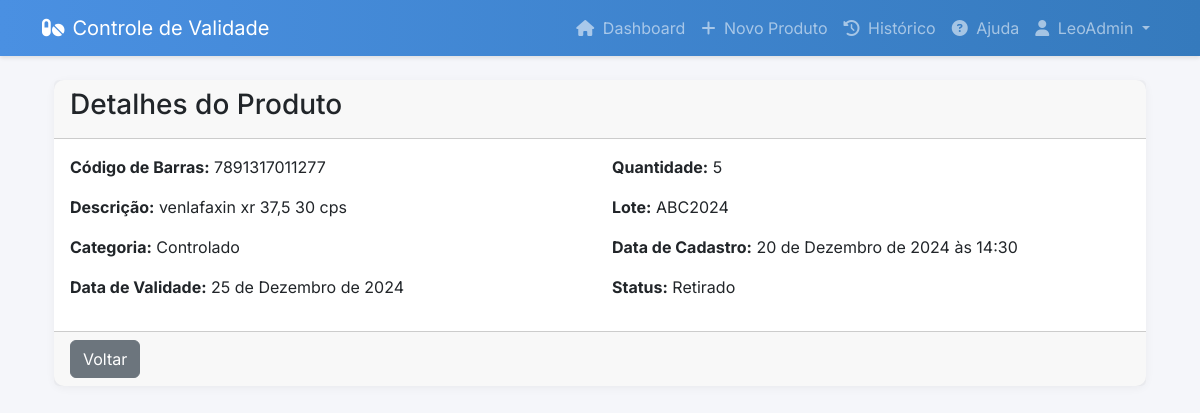
The app's page /produto/1/detalhes/ (signed in) with its own data.
### core/models.py (models this page shows, shortened)
class Farmacia(AbstractUser):
    nome_loja = models.CharField(max_length=100)
    cpf = models.CharField(max_length=14, unique=True, help_text="Digite o CPF no formato: 000.000.000-00")
    email = models.EmailField(unique=True)
    class Meta:
        verbose_name = "Farmácia"
        verbose_name_plural = "Farmácias"

class Produto(models.Model):
    CATEGORIA_CHOICES = [
        ('MEDICAMENTO', 'Medicamento'),
        ('CONTROLADO', 'Controlado'),
        ('TERMOLABEL', 'Termolábel'),
        ('ALIMENTO', 'Alimento'),
        ('PERFUMARIA', 'Perfumaria'),
    ]
    STATUS_CHOICES = [
        ('ATIVO', 'Ativo'),
        ('RETIRADO', 'Retirado'),
    ]
    farmacia = models.ForeignKey(Farmacia, on_delete=models.CASCADE)
    codigo_barras = models.CharField(max_length=13)
    descricao = models.CharField(max_length=200)
    categoria = models.CharField(
        max_length=20,
        choices=CATEGORIA_CHOICES,
        default='MEDICAMENTO'
    )
    data_validade = models.DateField()
    quantidade = models.IntegerField()
    lote = models.CharField(max_length=50)
    data_cadastro = models.DateTimeField(default=timezone.now)
    status = models.CharField(max_length=10, choices=STATUS_CHOICES, default='ATIVO')
    data_retirada = models.DateTimeField(null=True, blank=True)
    motivo_retirada = models.TextField(blank=True, null=True)
    class Meta:
        ordering = ['-data_cadastro']

### core/views.py (the view)
# urls.py: path('produto/<int:pk>/detalhes/', views.produto_detalhes, name='produto_detalhes'),
@login_required
def produto_detalhes(request, pk):
    produto = get_object_or_404(Produto, pk=pk, farmacia=request.user)
    return render(request, 'core/produto_detalhes.html', {'produto': produto})

### core/templates/core/produto_detalhes.html
{% extends 'core/base.html' %}
{% block content %}
<div class="container">
    <div class="card">
        <div class="card-header">
            <h3>Detalhes do Produto</h3>
        </div>
        <div class="card-body">
            <div class="row">
                <div class="col-md-6">
                    <p><strong>Código de Barras:</strong> {{ produto.codigo_barras }}</p>
                    <p><strong>Descrição:</strong> {{ produto.descricao }}</p>
                    <p><strong>Categoria:</strong> {{ produto.get_categoria_display }}</p>
                    <p><strong>Data de Validade:</strong> {{ produto.data_validade }}</p>
                </div>
                <div class="col-md-6">
                    <p><strong>Quantidade:</strong> {{ produto.quantidade }}</p>
                    <p><strong>Lote:</strong> {{ produto.lote }}</p>
                    <p><strong>Data de Cadastro:</strong> {{ produto.data_cadastro }}</p>
                    <p><strong>Status:</strong> {{ produto.get_status_display }}</p>
                </div>
            </div>
        </div>
        <div class="card-footer">
            <a href="{% url 'dashboard' %}" class="btn btn-secondary">Voltar</a>
        </div>
    </div>
</div>
{% endblock %}

### core/templates/core/base.html (shortened to what this page needs)
<!DOCTYPE html>
<html lang="pt-br">
<head>
    <link href="https://cdn.jsdelivr.net/npm/bootstrap@5.3.0/dist/css/bootstrap.min.css" rel="stylesheet">
    <link href="https://cdn.jsdelivr.net/npm/sweetalert2@11/dist/sweetalert2.min.css" rel="stylesheet">
    <link href="https://cdn.jsdelivr.net/npm/@fortawesome/fontawesome-free@6/css/all.min.css" rel="stylesheet">
    {% load static %}
    <link rel="stylesheet" href="{% static 'css/style.css' %}">
</head>
<body>
    <nav class="navbar navbar-expand-lg navbar-dark">
        <div class="container">
            <a class="navbar-brand d-flex align-items-center" href="{% url 'dashboard' %}">
                <i class="fas fa-pills me-2"></i>
                Controle de Validade
            </a>
            <div class="collapse navbar-collapse" id="navbarNav">
                <ul class="navbar-nav ms-auto">
                    {% if user.is_authenticated %}
                        <li class="nav-item">
                            <a class="nav-link" href="{% url 'dashboard' %}">
                                <i class="fas fa-home me-1"></i> Dashboard
                            </a>
                        </li>
                        <li class="nav-item">
                            <a class="nav-link" href="{% url 'produto_novo' %}">
                                <i class="fas fa-plus me-1"></i> Novo Produto
                            </a>
                        </li>
                        <li class="nav-item">
                            <a class="nav-link" href="{% url 'historico' %}">
                                <i class="fas fa-history me-1"></i> Histórico
                            </a>
                        </li>
                        <li class="nav-item">
                            <a class="nav-link" href="{% url 'ajuda' %}" onclick="showHelp()">
                                <i class="fas fa-question-circle me-1"></i> Ajuda
                            </a>
                        </li>
                        <li class="nav-item dropdown">
                            <a class="nav-link dropdown-toggle" href="#" id="userDropdown" role="button" data-bs-toggle="dropdown">
                                <i class="fas fa-user me-1"></i> {{ user.nome_loja }}
                            </a>
                        </li>
                    {% endif %}
                </ul>
            </div>
        </div>
    </nav>
    <div class="container mt-4">
        {% block content %}
        {% endblock %}
    </div>
</body>
</html>

### static/css/style.css (style rules this page uses)
:root { --primary-color: #4a90e2; --secondary-color: #f5f6fa; --danger-color: #e74c3c; --warning-color: #f1c40f; --success-color: #2ecc71; }
body { background-color: var(--secondary-color); font-family: 'Inter', sans-serif; }
.navbar { box-shadow: 0 2px 4px rgba(0,0,0,0.1); background: linear-gradient(to right, #4a90e2, #357abd); }
.card { border: none; border-radius: 10px; box-shadow: 0 2px 10px rgba(0,0,0,0.05); transition: transform 0.2s; }

### records on screen
Farmacia: nome_loja "LeoAdmin"
Produto: codigo_barras "7891317011277", descricao "venlafaxin xr 37,5 30 cps", categoria "Controlado", data_validade "25 de Dezembro de 2024", quantidade "5", lote "ABC2024", data_cadastro "20 de Dezembro de 2024 às 14:30", status "Retirado"
